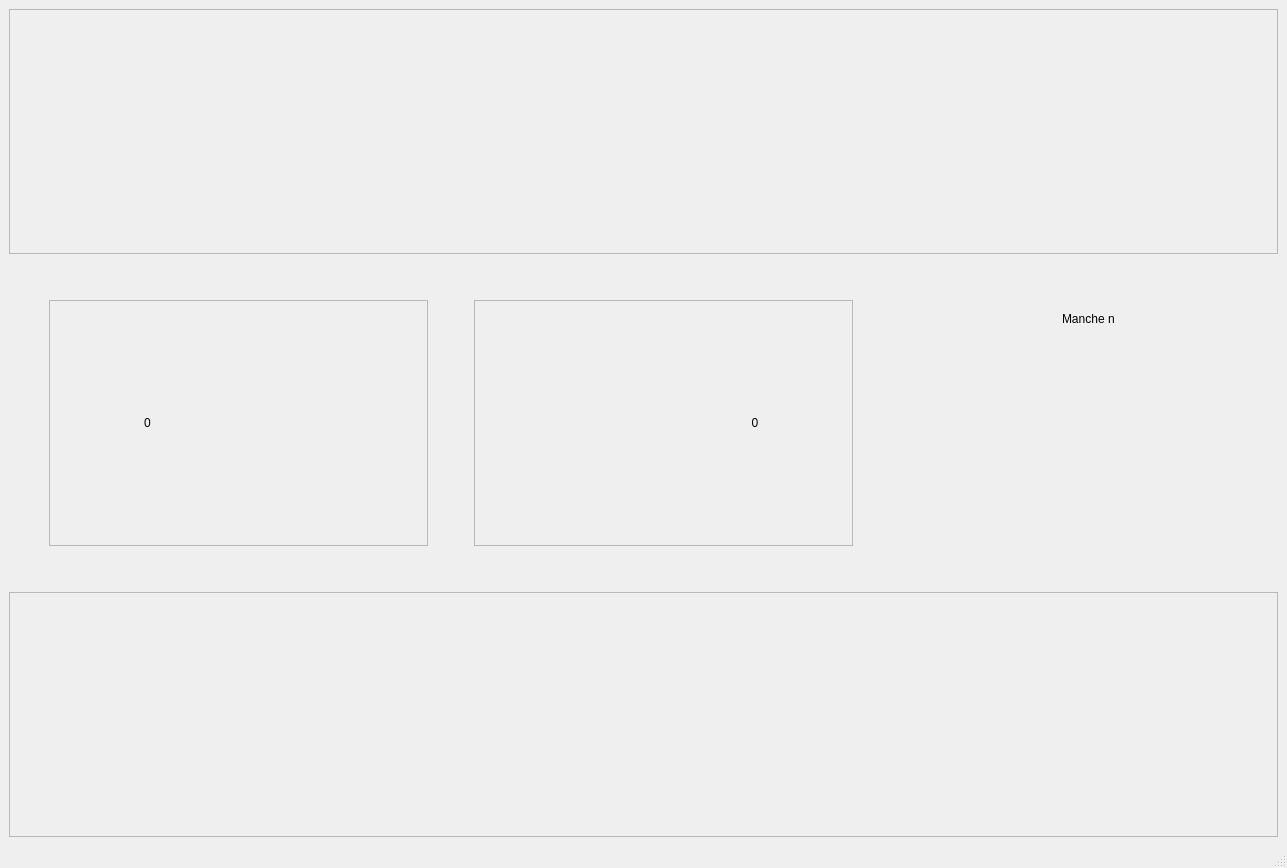
<?xml version="1.0" encoding="UTF-8"?>
<ui version="4.0">
 <class>MainWindow</class>
 <widget class="QMainWindow" name="MainWindow">
  <property name="geometry">
   <rect>
    <x>0</x>
    <y>0</y>
    <width>1287</width>
    <height>868</height>
   </rect>
  </property>
  <property name="windowTitle">
   <string>MainWindow</string>
  </property>
  <widget class="QWidget" name="centralwidget">
   <layout class="QGridLayout" name="gridLayout_3">
    <item row="0" column="0">
     <layout class="QVBoxLayout" name="verticalLayout">
      <item>
       <widget class="QFrame" name="frame_4">
        <property name="sizePolicy">
         <sizepolicy hsizetype="Preferred" vsizetype="Expanding">
          <horstretch>0</horstretch>
          <verstretch>0</verstretch>
         </sizepolicy>
        </property>
        <property name="frameShape">
         <enum>QFrame::StyledPanel</enum>
        </property>
        <property name="frameShadow">
         <enum>QFrame::Raised</enum>
        </property>
        <layout class="QGridLayout" name="gridLayout_5">
         <item row="0" column="0">
          <layout class="QHBoxLayout" name="horizontalLayout_6">
           <item>
            <spacer name="horizontalSpacer_6">
             <property name="orientation">
              <enum>Qt::Horizontal</enum>
             </property>
             <property name="sizeType">
              <enum>QSizePolicy::Fixed</enum>
             </property>
             <property name="sizeHint" stdset="0">
              <size>
               <width>40</width>
               <height>20</height>
              </size>
             </property>
            </spacer>
           </item>
           <item>
            <widget class="QWidget" name="widget_5" native="true">
             <property name="sizePolicy">
              <sizepolicy hsizetype="Preferred" vsizetype="Expanding">
               <horstretch>0</horstretch>
               <verstretch>0</verstretch>
              </sizepolicy>
             </property>
             <property name="styleSheet">
              <string notr="true">image: url(:/myressources/data/img/red0.png);</string>
             </property>
            </widget>
           </item>
           <item>
            <widget class="QWidget" name="widget_6" native="true">
             <property name="sizePolicy">
              <sizepolicy hsizetype="Preferred" vsizetype="Expanding">
               <horstretch>0</horstretch>
               <verstretch>0</verstretch>
              </sizepolicy>
             </property>
             <property name="styleSheet">
              <string notr="true">image: url(:/myressources/data/img/red0.png);</string>
             </property>
            </widget>
           </item>
           <item>
            <widget class="QWidget" name="widget_7" native="true">
             <property name="sizePolicy">
              <sizepolicy hsizetype="Preferred" vsizetype="Expanding">
               <horstretch>0</horstretch>
               <verstretch>0</verstretch>
              </sizepolicy>
             </property>
             <property name="styleSheet">
              <string notr="true">image: url(:/myressources/data/img/red0.png);</string>
             </property>
            </widget>
           </item>
           <item>
            <widget class="QWidget" name="widget_8" native="true">
             <property name="sizePolicy">
              <sizepolicy hsizetype="Preferred" vsizetype="Expanding">
               <horstretch>0</horstretch>
               <verstretch>0</verstretch>
              </sizepolicy>
             </property>
             <property name="styleSheet">
              <string notr="true">image: url(:/myressources/data/img/red0.png);</string>
             </property>
            </widget>
           </item>
           <item>
            <widget class="QWidget" name="widget_9" native="true">
             <property name="sizePolicy">
              <sizepolicy hsizetype="Preferred" vsizetype="Expanding">
               <horstretch>0</horstretch>
               <verstretch>0</verstretch>
              </sizepolicy>
             </property>
             <property name="styleSheet">
              <string notr="true">image: url(:/myressources/data/img/red0.png);</string>
             </property>
            </widget>
           </item>
           <item>
            <widget class="QWidget" name="widget_10" native="true">
             <property name="sizePolicy">
              <sizepolicy hsizetype="Preferred" vsizetype="Expanding">
               <horstretch>0</horstretch>
               <verstretch>0</verstretch>
              </sizepolicy>
             </property>
             <property name="styleSheet">
              <string notr="true">image: url(:/myressources/data/img/red0.png);</string>
             </property>
            </widget>
           </item>
           <item>
            <widget class="QWidget" name="widget_11" native="true">
             <property name="sizePolicy">
              <sizepolicy hsizetype="Preferred" vsizetype="Expanding">
               <horstretch>0</horstretch>
               <verstretch>0</verstretch>
              </sizepolicy>
             </property>
             <property name="styleSheet">
              <string notr="true">image: url(:/myressources/data/img/red0.png);</string>
             </property>
            </widget>
           </item>
           <item>
            <widget class="QWidget" name="widget_12" native="true">
             <property name="sizePolicy">
              <sizepolicy hsizetype="Preferred" vsizetype="Expanding">
               <horstretch>0</horstretch>
               <verstretch>0</verstretch>
              </sizepolicy>
             </property>
             <property name="styleSheet">
              <string notr="true">image: url(:/myressources/data/img/red0.png);</string>
             </property>
            </widget>
           </item>
           <item>
            <spacer name="horizontalSpacer_7">
             <property name="orientation">
              <enum>Qt::Horizontal</enum>
             </property>
             <property name="sizeType">
              <enum>QSizePolicy::Fixed</enum>
             </property>
             <property name="sizeHint" stdset="0">
              <size>
               <width>40</width>
               <height>20</height>
              </size>
             </property>
            </spacer>
           </item>
          </layout>
         </item>
        </layout>
       </widget>
      </item>
      <item>
       <spacer name="verticalSpacer_2">
        <property name="orientation">
         <enum>Qt::Vertical</enum>
        </property>
        <property name="sizeType">
         <enum>QSizePolicy::Minimum</enum>
        </property>
        <property name="sizeHint" stdset="0">
         <size>
          <width>20</width>
          <height>40</height>
         </size>
        </property>
       </spacer>
      </item>
      <item>
       <layout class="QHBoxLayout" name="horizontalLayout_3">
        <item>
         <spacer name="horizontalSpacer">
          <property name="orientation">
           <enum>Qt::Horizontal</enum>
          </property>
          <property name="sizeType">
           <enum>QSizePolicy::Fixed</enum>
          </property>
          <property name="sizeHint" stdset="0">
           <size>
            <width>40</width>
            <height>20</height>
           </size>
          </property>
         </spacer>
        </item>
        <item>
         <widget class="QFrame" name="frame">
          <property name="sizePolicy">
           <sizepolicy hsizetype="Expanding" vsizetype="Minimum">
            <horstretch>0</horstretch>
            <verstretch>0</verstretch>
           </sizepolicy>
          </property>
          <property name="frameShape">
           <enum>QFrame::StyledPanel</enum>
          </property>
          <property name="frameShadow">
           <enum>QFrame::Raised</enum>
          </property>
          <layout class="QGridLayout" name="gridLayout_2">
           <item row="0" column="0">
            <layout class="QHBoxLayout" name="horizontalLayout_2">
             <item>
              <widget class="QLabel" name="label">
               <property name="text">
                <string>0</string>
               </property>
               <property name="scaledContents">
                <bool>true</bool>
               </property>
               <property name="alignment">
                <set>Qt::AlignCenter</set>
               </property>
              </widget>
             </item>
             <item>
              <widget class="QWidget" name="widget" native="true">
               <property name="sizePolicy">
                <sizepolicy hsizetype="Preferred" vsizetype="Expanding">
                 <horstretch>0</horstretch>
                 <verstretch>0</verstretch>
                </sizepolicy>
               </property>
               <property name="styleSheet">
                <string notr="true">image: url(:/myressources/data/img/red0.png);</string>
               </property>
              </widget>
             </item>
            </layout>
           </item>
          </layout>
         </widget>
        </item>
        <item>
         <spacer name="horizontalSpacer_2">
          <property name="orientation">
           <enum>Qt::Horizontal</enum>
          </property>
          <property name="sizeType">
           <enum>QSizePolicy::Fixed</enum>
          </property>
          <property name="sizeHint" stdset="0">
           <size>
            <width>40</width>
            <height>20</height>
           </size>
          </property>
         </spacer>
        </item>
        <item>
         <widget class="QFrame" name="frame_2">
          <property name="sizePolicy">
           <sizepolicy hsizetype="Expanding" vsizetype="Minimum">
            <horstretch>0</horstretch>
            <verstretch>0</verstretch>
           </sizepolicy>
          </property>
          <property name="frameShape">
           <enum>QFrame::StyledPanel</enum>
          </property>
          <property name="frameShadow">
           <enum>QFrame::Raised</enum>
          </property>
          <layout class="QGridLayout" name="gridLayout">
           <item row="0" column="0">
            <layout class="QHBoxLayout" name="horizontalLayout">
             <item>
              <widget class="QWidget" name="widget_3" native="true">
               <property name="sizePolicy">
                <sizepolicy hsizetype="Preferred" vsizetype="Expanding">
                 <horstretch>0</horstretch>
                 <verstretch>0</verstretch>
                </sizepolicy>
               </property>
               <property name="styleSheet">
                <string notr="true">image: url(:/myressources/data/img/red0.png);</string>
               </property>
              </widget>
             </item>
             <item>
              <widget class="QLabel" name="label_3">
               <property name="text">
                <string>0</string>
               </property>
               <property name="alignment">
                <set>Qt::AlignCenter</set>
               </property>
              </widget>
             </item>
            </layout>
           </item>
          </layout>
         </widget>
        </item>
        <item>
         <spacer name="horizontalSpacer_3">
          <property name="orientation">
           <enum>Qt::Horizontal</enum>
          </property>
          <property name="sizeType">
           <enum>QSizePolicy::Fixed</enum>
          </property>
          <property name="sizeHint" stdset="0">
           <size>
            <width>40</width>
            <height>20</height>
           </size>
          </property>
         </spacer>
        </item>
        <item>
         <widget class="QStackedWidget" name="stackedWidget">
          <property name="sizePolicy">
           <sizepolicy hsizetype="Minimum" vsizetype="Minimum">
            <horstretch>0</horstretch>
            <verstretch>0</verstretch>
           </sizepolicy>
          </property>
          <property name="minimumSize">
           <size>
            <width>20</width>
            <height>0</height>
           </size>
          </property>
          <property name="currentIndex">
           <number>0</number>
          </property>
          <widget class="QWidget" name="page">
           <layout class="QGridLayout" name="gridLayout_4">
            <item row="0" column="0">
             <layout class="QVBoxLayout" name="verticalLayout_2">
              <item>
               <layout class="QHBoxLayout" name="horizontalLayout_4">
                <item>
                 <spacer name="horizontalSpacer_4">
                  <property name="orientation">
                   <enum>Qt::Horizontal</enum>
                  </property>
                  <property name="sizeHint" stdset="0">
                   <size>
                    <width>40</width>
                    <height>20</height>
                   </size>
                  </property>
                 </spacer>
                </item>
                <item>
                 <widget class="QLabel" name="label_2">
                  <property name="sizePolicy">
                   <sizepolicy hsizetype="Preferred" vsizetype="Minimum">
                    <horstretch>0</horstretch>
                    <verstretch>0</verstretch>
                   </sizepolicy>
                  </property>
                  <property name="text">
                   <string>Manche n</string>
                  </property>
                 </widget>
                </item>
                <item>
                 <spacer name="horizontalSpacer_5">
                  <property name="orientation">
                   <enum>Qt::Horizontal</enum>
                  </property>
                  <property name="sizeHint" stdset="0">
                   <size>
                    <width>40</width>
                    <height>20</height>
                   </size>
                  </property>
                 </spacer>
                </item>
               </layout>
              </item>
              <item>
               <layout class="QHBoxLayout" name="horizontalLayout_5">
                <item>
                 <widget class="QWidget" name="widget_2" native="true">
                  <property name="sizePolicy">
                   <sizepolicy hsizetype="Preferred" vsizetype="Expanding">
                    <horstretch>0</horstretch>
                    <verstretch>0</verstretch>
                   </sizepolicy>
                  </property>
                 </widget>
                </item>
                <item>
                 <widget class="QWidget" name="widget_4" native="true">
                  <property name="sizePolicy">
                   <sizepolicy hsizetype="Preferred" vsizetype="Expanding">
                    <horstretch>0</horstretch>
                    <verstretch>0</verstretch>
                   </sizepolicy>
                  </property>
                 </widget>
                </item>
               </layout>
              </item>
             </layout>
            </item>
           </layout>
          </widget>
          <widget class="QWidget" name="page_2"/>
         </widget>
        </item>
       </layout>
      </item>
      <item>
       <spacer name="verticalSpacer">
        <property name="orientation">
         <enum>Qt::Vertical</enum>
        </property>
        <property name="sizeType">
         <enum>QSizePolicy::Minimum</enum>
        </property>
        <property name="sizeHint" stdset="0">
         <size>
          <width>20</width>
          <height>40</height>
         </size>
        </property>
       </spacer>
      </item>
      <item>
       <widget class="QFrame" name="frame_5">
        <property name="sizePolicy">
         <sizepolicy hsizetype="Preferred" vsizetype="Expanding">
          <horstretch>0</horstretch>
          <verstretch>0</verstretch>
         </sizepolicy>
        </property>
        <property name="frameShape">
         <enum>QFrame::StyledPanel</enum>
        </property>
        <property name="frameShadow">
         <enum>QFrame::Raised</enum>
        </property>
        <layout class="QGridLayout" name="gridLayout_6">
         <item row="0" column="0">
          <layout class="QHBoxLayout" name="horizontalLayout_7">
           <item>
            <spacer name="horizontalSpacer_8">
             <property name="orientation">
              <enum>Qt::Horizontal</enum>
             </property>
             <property name="sizeType">
              <enum>QSizePolicy::Fixed</enum>
             </property>
             <property name="sizeHint" stdset="0">
              <size>
               <width>40</width>
               <height>20</height>
              </size>
             </property>
            </spacer>
           </item>
           <item>
            <widget class="QWidget" name="widget_13" native="true">
             <property name="sizePolicy">
              <sizepolicy hsizetype="Preferred" vsizetype="Expanding">
               <horstretch>0</horstretch>
               <verstretch>0</verstretch>
              </sizepolicy>
             </property>
             <property name="styleSheet">
              <string notr="true">image: url(:/myressources/data/img/red0.png);</string>
             </property>
            </widget>
           </item>
           <item>
            <widget class="QWidget" name="widget_14" native="true">
             <property name="sizePolicy">
              <sizepolicy hsizetype="Preferred" vsizetype="Expanding">
               <horstretch>0</horstretch>
               <verstretch>0</verstretch>
              </sizepolicy>
             </property>
             <property name="styleSheet">
              <string notr="true">image: url(:/myressources/data/img/red0.png);</string>
             </property>
            </widget>
           </item>
           <item>
            <widget class="QWidget" name="widget_15" native="true">
             <property name="sizePolicy">
              <sizepolicy hsizetype="Preferred" vsizetype="Expanding">
               <horstretch>0</horstretch>
               <verstretch>0</verstretch>
              </sizepolicy>
             </property>
             <property name="styleSheet">
              <string notr="true">image: url(:/myressources/data/img/red0.png);</string>
             </property>
            </widget>
           </item>
           <item>
            <widget class="QWidget" name="widget_16" native="true">
             <property name="sizePolicy">
              <sizepolicy hsizetype="Preferred" vsizetype="Expanding">
               <horstretch>0</horstretch>
               <verstretch>0</verstretch>
              </sizepolicy>
             </property>
             <property name="styleSheet">
              <string notr="true">image: url(:/myressources/data/img/red0.png);</string>
             </property>
            </widget>
           </item>
           <item>
            <widget class="QWidget" name="widget_17" native="true">
             <property name="sizePolicy">
              <sizepolicy hsizetype="Preferred" vsizetype="Expanding">
               <horstretch>0</horstretch>
               <verstretch>0</verstretch>
              </sizepolicy>
             </property>
             <property name="styleSheet">
              <string notr="true">image: url(:/myressources/data/img/red0.png);</string>
             </property>
            </widget>
           </item>
           <item>
            <widget class="QWidget" name="widget_18" native="true">
             <property name="sizePolicy">
              <sizepolicy hsizetype="Preferred" vsizetype="Expanding">
               <horstretch>0</horstretch>
               <verstretch>0</verstretch>
              </sizepolicy>
             </property>
             <property name="styleSheet">
              <string notr="true">image: url(:/myressources/data/img/red0.png);</string>
             </property>
            </widget>
           </item>
           <item>
            <widget class="QWidget" name="widget_19" native="true">
             <property name="sizePolicy">
              <sizepolicy hsizetype="Preferred" vsizetype="Expanding">
               <horstretch>0</horstretch>
               <verstretch>0</verstretch>
              </sizepolicy>
             </property>
             <property name="styleSheet">
              <string notr="true">image: url(:/myressources/data/img/red0.png);</string>
             </property>
            </widget>
           </item>
           <item>
            <widget class="QWidget" name="widget_20" native="true">
             <property name="sizePolicy">
              <sizepolicy hsizetype="Preferred" vsizetype="Expanding">
               <horstretch>0</horstretch>
               <verstretch>0</verstretch>
              </sizepolicy>
             </property>
             <property name="styleSheet">
              <string notr="true">image: url(:/myressources/data/img/red0.png);</string>
             </property>
            </widget>
           </item>
           <item>
            <spacer name="horizontalSpacer_9">
             <property name="orientation">
              <enum>Qt::Horizontal</enum>
             </property>
             <property name="sizeType">
              <enum>QSizePolicy::Fixed</enum>
             </property>
             <property name="sizeHint" stdset="0">
              <size>
               <width>40</width>
               <height>20</height>
              </size>
             </property>
            </spacer>
           </item>
          </layout>
         </item>
        </layout>
       </widget>
      </item>
     </layout>
    </item>
   </layout>
  </widget>
  <widget class="QMenuBar" name="menubar">
   <property name="geometry">
    <rect>
     <x>0</x>
     <y>0</y>
     <width>1287</width>
     <height>23</height>
    </rect>
   </property>
  </widget>
  <widget class="QStatusBar" name="statusbar"/>
 </widget>
 <resources>
  <include location="ressources.qrc"/>
 </resources>
 <connections/>
</ui>
